Frame 1 (no input): blank canvas, image omitted
Frame 60 (the mouse pressed at the canvas centre just before this capture): blank canvas, image omitted
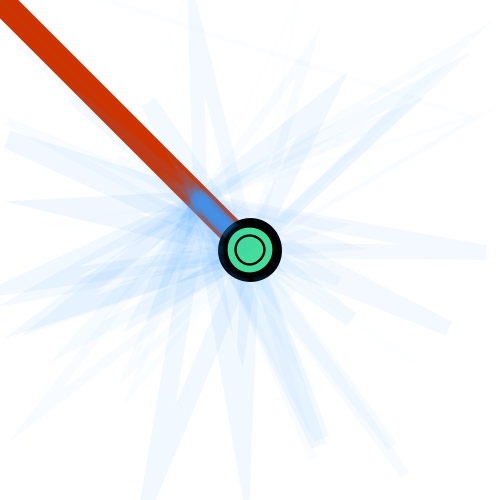
Frame 120 (the mouse held since frame 60 and released just before this capture)

The Processing sketch whose frames 1 and 60 were blank and that drew this single picture after the mouse press (run headless with seeded random() and noise(); from frame 60 on, the mouse is pressed at the canvas centre):

// Processing sketch: processing_2023
// ── processing_2023.pde

boolean isDrawing = false;


void setup(){
  
  size(500,500);
  background(255);
  smooth();


  
  
};

void draw(){
  
  if (isDrawing) {
    
    float a = random(40);
    stroke(#CC3300);
    strokeWeight (a);
    line(pmouseX,pmouseY,mouseX,mouseY);//draws a line from the previous mouse points to the new one.

    stroke (0);
    strokeWeight (a/8);
    fill(#44dd99);
    ellipse(mouseX, mouseY, 1.5 * a, 1.5 *  a);
    
    
      float c = random(20);
      stroke(#3399ff, c );
      strokeWeight(c);
      noFill();
   

    triangle( mouseX, mouseY,  random(500),  random(500), pmouseX - 50, pmouseY - 50);
    
    
   
   
  }
  
};

void mousePressed() {
  
  isDrawing = !isDrawing;
  
};
